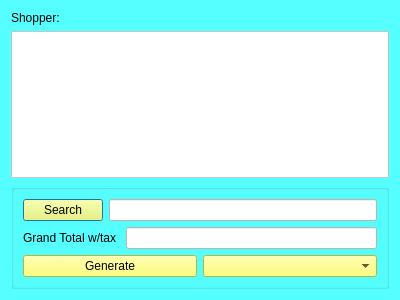
<?xml version="1.0" encoding="UTF-8"?>
<ui version="4.0">
 <class>memberPurchases</class>
 <widget class="QDialog" name="memberPurchases">
  <property name="geometry">
   <rect>
    <x>0</x>
    <y>0</y>
    <width>400</width>
    <height>300</height>
   </rect>
  </property>
  <property name="windowTitle">
   <string>Dialog</string>
  </property>
  <property name="styleSheet">
   <string notr="true">background-color: #55ffff</string>
  </property>
  <layout class="QVBoxLayout" name="verticalLayout_2">
   <item>
    <layout class="QHBoxLayout" name="horizontalLayout_5">
     <item>
      <widget class="QLabel" name="label_2">
       <property name="text">
        <string>Shopper: </string>
       </property>
      </widget>
     </item>
     <item>
      <widget class="QLabel" name="label_shopperName">
       <property name="text">
        <string/>
       </property>
      </widget>
     </item>
    </layout>
   </item>
   <item>
    <widget class="QListWidget" name="listWidget">
     <property name="styleSheet">
      <string notr="true">background-color: #ffffff</string>
     </property>
    </widget>
   </item>
   <item>
    <widget class="QGroupBox" name="groupBox">
     <property name="title">
      <string/>
     </property>
     <layout class="QVBoxLayout" name="verticalLayout">
      <item>
       <layout class="QHBoxLayout" name="horizontalLayout_3">
        <item>
         <layout class="QHBoxLayout" name="horizontalLayout_4">
          <item>
           <widget class="QPushButton" name="pushButton_2">
            <property name="styleSheet">
             <string notr="true">background-color: #feff57</string>
            </property>
            <property name="text">
             <string>Search</string>
            </property>
           </widget>
          </item>
          <item>
           <widget class="QLineEdit" name="lineEdit_search">
            <property name="styleSheet">
             <string notr="true">background-color: #ffffff</string>
            </property>
           </widget>
          </item>
         </layout>
        </item>
       </layout>
      </item>
      <item>
       <layout class="QHBoxLayout" name="horizontalLayout_2">
        <item>
         <widget class="QLabel" name="label">
          <property name="text">
           <string>Grand Total w/tax </string>
          </property>
         </widget>
        </item>
        <item>
         <widget class="QLineEdit" name="lineEdit">
          <property name="styleSheet">
           <string notr="true">background-color: #ffffff</string>
          </property>
         </widget>
        </item>
       </layout>
      </item>
      <item>
       <layout class="QHBoxLayout" name="horizontalLayout">
        <item>
         <widget class="QPushButton" name="pushButton">
          <property name="styleSheet">
           <string notr="true">background-color: #feff57</string>
          </property>
          <property name="text">
           <string>Generate</string>
          </property>
         </widget>
        </item>
        <item>
         <widget class="QComboBox" name="comboBox">
          <property name="styleSheet">
           <string notr="true">background-color: #feff57</string>
          </property>
         </widget>
        </item>
       </layout>
      </item>
     </layout>
    </widget>
   </item>
  </layout>
 </widget>
 <resources/>
 <connections/>
</ui>
